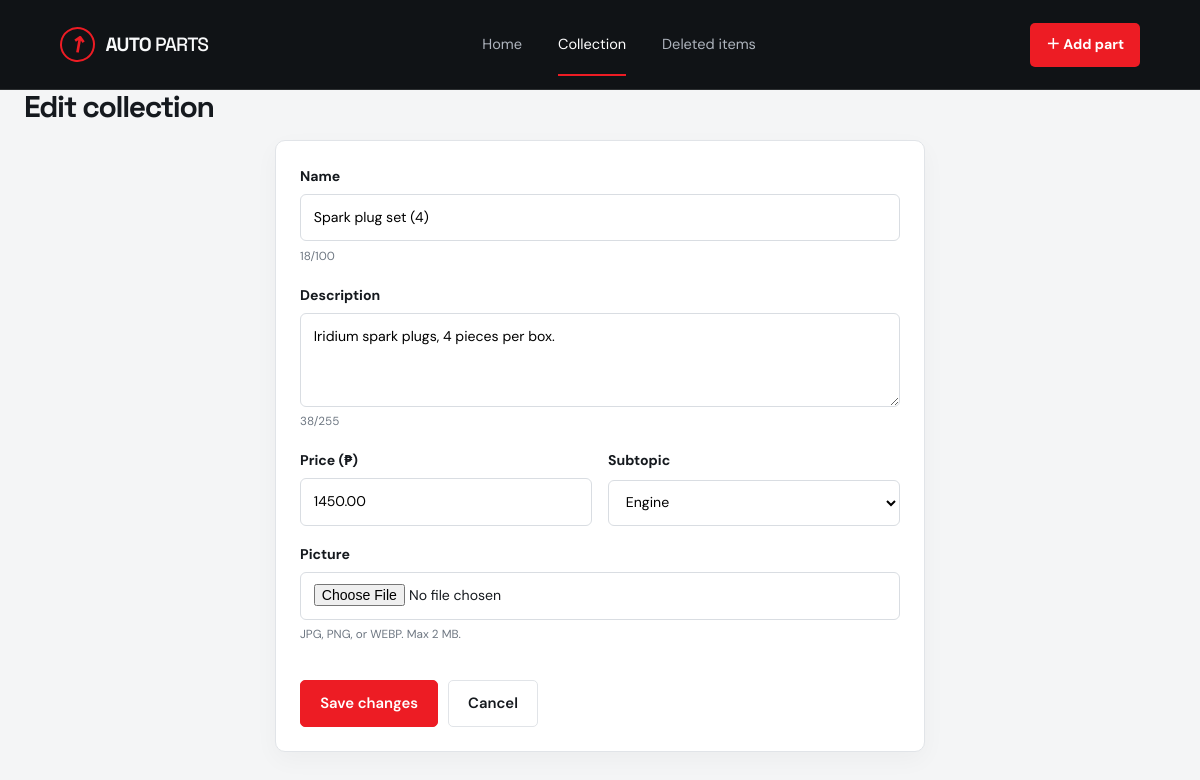
Page /edit.php?id=2 on the committed database.
### tables this page shows
CREATE TABLE parts (
  id INT AUTO_INCREMENT PRIMARY KEY,
  subtopic_id INT NOT NULL,
  name VARCHAR(100) NOT NULL,
  description VARCHAR(255) NOT NULL DEFAULT '',
  price DECIMAL(10,2) NOT NULL DEFAULT 0,
  picture VARCHAR(100) NULL,
  is_deleted TINYINT(1) NOT NULL DEFAULT 0,
  deleted_at DATETIME NULL,
  created_at TIMESTAMP DEFAULT CURRENT_TIMESTAMP,
  FOREIGN KEY (subtopic_id) REFERENCES subtopics(id)
);

CREATE TABLE subtopics (
  id INT AUTO_INCREMENT PRIMARY KEY,
  name VARCHAR(60) NOT NULL
);

### config.php (called while the page is built, shortened)
<?php
function e($s) { return htmlspecialchars((string)$s, ENT_QUOTES, 'UTF-8'); }

### _form.php (the view, shortened to what this page needs)
<form method="post" enctype="multipart/form-data" class="form">
  <label>Name
    <input name="name" maxlength="100" required value="<?= e($part['name']) ?>" data-count="nameCount">
    <small><span id="nameCount">0</span>/100</small>
  </label>
  <label>Description
    <textarea name="description" maxlength="255" rows="3" data-count="descCount"><?= e($part['description']) ?></textarea>
    <small><span id="descCount">0</span>/255</small>
  </label>
  <div class="row">
    <label>Price (₱)
      <input name="price" type="number" step="0.01" min="0" required value="<?= e($part['price']) ?>">
    </label>
    <label>Subtopic
      <select name="subtopic_id">
        <?php foreach ($subtopics as $s): ?>
          <option value="<?= $s['id'] ?>" <?= (int)$part['subtopic_id'] === (int)$s['id'] ? 'selected' : '' ?>><?= e($s['name']) ?></option>
        <?php endforeach; ?>
      </select>
    </label>
  </div>
  <label>Picture
    <input type="file" name="picture" id="pic" accept="image/jpeg,image/png,image/webp">
    <small>JPG, PNG, or WEBP. Max 2 MB.<?= !empty($part['picture']) ? ' Leave empty to keep the current picture.' : '' ?></small>
  </label>
  <div class="actions">
    <button class="btn primary"><?= e($submitLabel) ?></button>
    <a class="btn" href="<?= e($cancelUrl) ?>">Cancel</a>
  </div>
</form>

### assets/style.css (style rules this page uses)
:root { --bg: #f4f5f6; --surface: #fff; --ink: #15191e; --muted: #6e7782; --line: #e1e4e8; --accent: #ed1c24; --accent-dark: #c80f18; --dark: #101316; --dark-soft: #191d21; }
* { box-sizing: border-box; }
html { scroll-behavior: smooth; }
body { margin: 0; background: var(--bg); color: var(--ink); font: 15px/1.65 "DM Sans", "Segoe UI", system-ui, sans-serif; }
a { color: inherit; }
.btn { display: inline-flex; align-items: center; justify-content: center; gap: 1.2rem; padding: .8rem 1.2rem; border: 1px solid var(--line); background: var(--surface); color: var(--ink); border-radius: 5px; font: 600 .93rem "DM Sans", sans-serif; text-decoration: none; cursor: pointer; transition: transform .2s, background .2s, border-color .2s; }
.btn-red, .btn.primary { background: var(--accent); color: #fff; border-color: var(--accent); }
main > .bar, main > .tabs, main > .scroll, main > .empty, main > .form, main > .errors, main > h1, main > p, main > .preview { width: min(1200px, calc(100% - 3rem)); margin-left: auto; margin-right: auto; }
.form { max-width: 650px; display: grid; gap: 1.1rem; padding: 1.5rem; border: 1px solid var(--line); border-radius: 10px; background: #fff; box-shadow: 0 8px 24px rgba(15,20,25,.035); }
.form label { display: grid; gap: .35rem; font-weight: 700; font-size: .88rem; }
.form small { font-weight: 400; color: var(--muted); }
.form input, .form textarea, .form select { font: inherit; font-weight: 400; padding: .7rem .8rem; border: 1px solid #d9dde2; border-radius: 6px; background: #fff; width: 100%; }
.row { display: grid; grid-template-columns: 1fr 1fr; gap: 1rem; }
.actions { display: flex; gap: .6rem; flex-wrap: wrap; }
@media (prefers-reduced-motion: no-preference) { .btn, .tabs a, .category-card, .nav-cta { transition: all .2s ease; } }

### rows in the picture
parts: name "Spark plug set (4)", description "Iridium spark plugs, 4 pieces per box.", price "1450.00", subtopic_id "Engine"

### other values in the picture
$submitLabel "Save changes"
